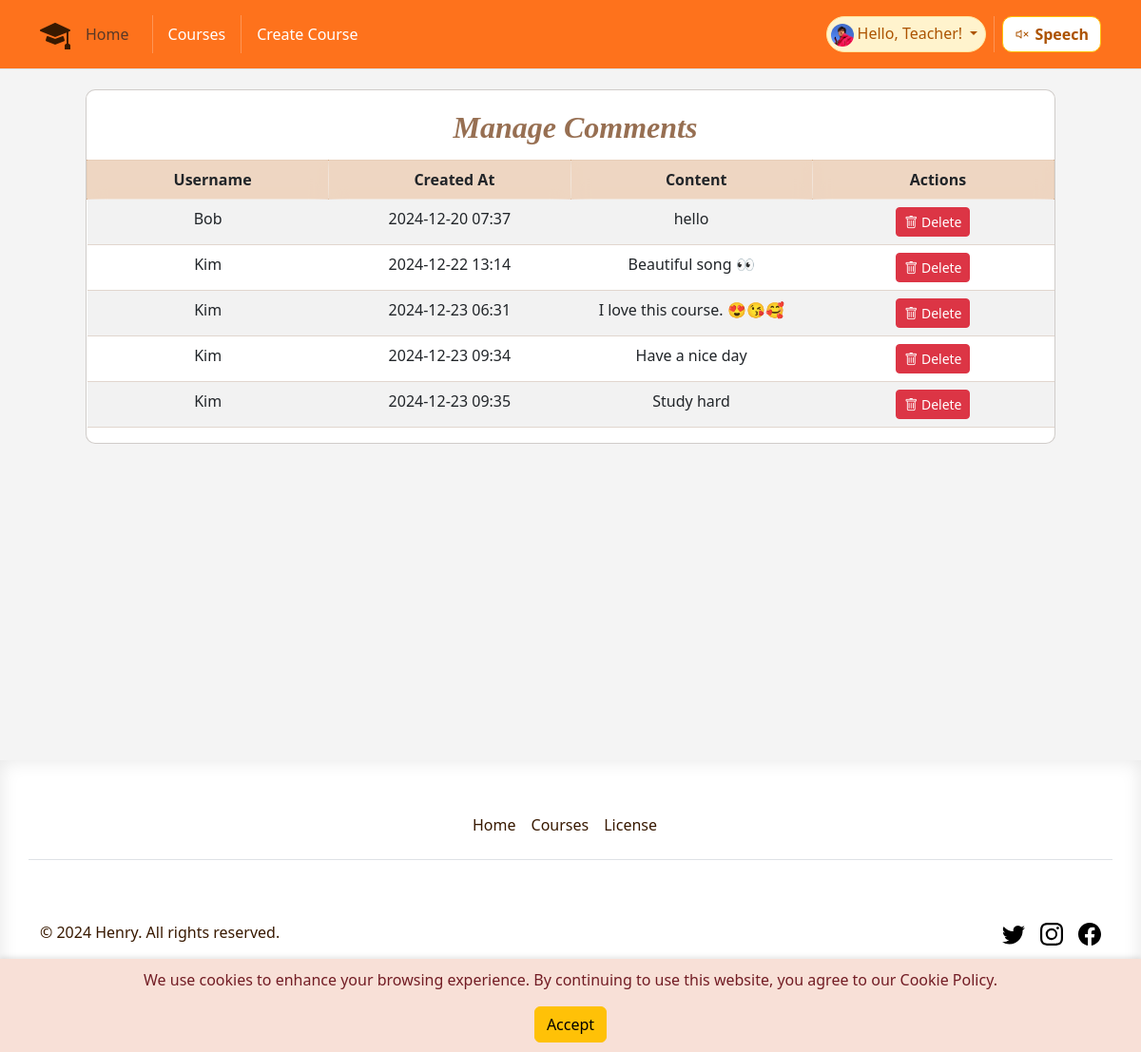
The app's page /comments/3 (signed in) with its own data.
### app/models.py (models this page shows, shortened)
class User(UserMixin, db.Model):
    id = db.Column(db.Integer, primary_key=True)
    username = db.Column(db.String(64), unique=True, nullable=False)
    email = db.Column(db.String(120), unique=True, nullable=False)
    password_hash = db.Column(db.String(128))
    joined_at = db.Column(db.DateTime, default=datetime.utcnow)
    role = db.Column(db.String(64), default='student')
    favorited_courses = db.relationship('Course',
                                        secondary=favorites,
                                        lazy='dynamic',
                                        backref=db.backref('favorited_by',
                                                           lazy='dynamic'))

class Comment(db.Model):
    id = db.Column(db.Integer, primary_key=True)
    content = db.Column(db.Text, nullable=False)
    created_at = db.Column(db.DateTime, default=datetime.utcnow)
    user_id = db.Column(db.Integer, db.ForeignKey('user.id'), nullable=False)
    course_id = db.Column(
        db.Integer, db.ForeignKey('course.id'), nullable=True)
    user = db.relationship('User', backref=db.backref('comments', lazy=True))

### app/routes.py (the view)
@main.route('/comments/<int:course_id>', methods=['GET'])
def course_comments(course_id):
    current_app.logger.info(
        f'Entering course_comments for course_id: {course_id}')
    course = Course.query.get_or_404(course_id)
    comments = Comment.query.filter_by(course_id=course.id).all()
    current_app.logger.info('Exiting course_comments')
    return render_template('course_comments.html', course=course,
                           comments=comments)

### app/models.py (called while the page is built)
@login_manager.user_loader
def load_user(id):
    return User.query.get(int(id))

### app/templates/course_comments.html (shortened to what this page needs)
{% extends 'base.html' %}
{% block content %}
<div class="mt-4 comment-box manager-comment-box">
    <div class="comment-tittle text-center">Manage Comments</div>
    {%if comments%}
    <table class="table table-striped">
        <thead>
            <tr>
                <th class="manager-comment">Username</th>
                <th class="manager-comment">Created At</th>
                <th class="manager-comment">Content</th>
                <th class="manager-comment">Actions</th>
            </tr>
        </thead>
        <tbody>
            {% for comment in comments %}
            <tr class="text-center">
                <td>{{ comment.user.username }}</td>
                <td>{{ comment.created_at.strftime('%Y-%m-%d %H:%M') }}</td>
                <td>{{ comment.content }}</td>
                <td>
                    <form action="{{ url_for('main.delete_comment', comment_id=comment.id) }}" method="POST"
                        style="display:inline;">
                        <button type="submit" class="btn btn-danger btn-sm"
                            onclick="return confirm('Are you sure you want to delete this comment?');">
                            <i class="bi bi-trash"></i> Delete
                        </button>
                    </form>
                </td>
            </tr>
            {% endfor %}
        </tbody>
    </table>
    {% else %}
    <div class="text-center no-comments">No comments</div>
    {% endif %}
</div>
{% endblock %}

### app/templates/base.html (shortened to what this page needs)
<!DOCTYPE html>
<html lang="en">
<head>
    <link rel="stylesheet" href="{{ url_for('static', filename='bootstrap/css/bootstrap.min.css') }}">
    <link rel="stylesheet" href="{{ url_for('static', filename='css/style.css') }}">
    <link rel="stylesheet" href="https://cdn.jsdelivr.net/npm/bootstrap-icons@1.10.0/font/bootstrap-icons.css">
</head>
<body onload=getD1()>
    <header class="p-3 mb-3 border-bottom fixed-top  ">
        <div class="container">
            <div class="d-flex flex-wrap align-items-center justify-content-center justify-content-lg-start">
                <a href="{{ url_for('main.index') }}"
                    class="d-flex align-items-center mb-2 mb-lg-0 link-body-emphasis text-decoration-none">
                    <i class="bi bi-mortarboard-fill logo" role="img"></i>
                </a>
                <ul class="nav col-12 col-lg-auto me-lg-auto mb-2 justify-content-center mb-md-0">
                    <li>
                        <a class="nav-link active text-muted" aria-current="page"
                            href="{{ url_for('main.index') }}">Home</a>
                    </li>
                    <li class="nav-item">
                    </li>
                    <li><a class="nav-link px-2 link-body-emphasis" href="{{ url_for('main.courses') }}">Courses</a>
                    </li>
                    {% if current_user.is_authenticated %}
                    {% if current_user.role== "teacher" or current_user.role == "manager" %}
                    <li class="nav-item">
                    </li>
                    <li><a class="nav-link px-2 link-body-emphasis" href="{{ url_for('main.create_course') }}">Create
                            Course</a>
                    </li>
                    {% endif %}
                    {% endif %}
                </ul>
                <div class="text-end d-flex ">
                    {% if current_user.is_authenticated %}
                    <div
                        class="dropdown text-endbadge d-flex align-items-center p-1 pe-2 text-warning-emphasis bg-warning-subtle border border-warning-subtle rounded-pill nav-drop">
                        <a href="#" class="d-block link-body-emphasis text-decoration-none dropdown-toggle"
                            data-bs-toggle="dropdown" aria-expanded="false">
                            <img class="rounded-circle me-1" width="24" height="24"
                                src="{{url_for('static', filename= 'image/user.jpg')}}" alt="">Hello, {{
                            current_user.username
                            }}!
                        </a>
                    </div>
                    {% else %}
                    <a class="nav log-button" href="{{ url_for('main.login_register') }}">Login</a>
                    {% endif %}
                    <li class="nav-item">
                    </li>
                    <div class=" text-end ">
                        <button id="readPage" class="btn btn-warning read-button">
                            <i id="speakerIcon" class="bi bi-volume-mute"></i>Speech
                        </button>
                    </div>
                </div>
            </div>
        </div>
    </header>
    <div id="cookie-warning" class="cookie-warning">
        <p>We use cookies to enhance your browsing experience. By continuing to use this website, you agree to our
            Cookie
            Policy.</p>
        <button id="accept-cookie" class="btn btn-warning">Accept</button>
    </div>
    <div class="main-box main-color ">
        {% block content %}{% endblock %}
    </div>
    <button onclick="topFunction()" id="movetop" title="Go to top" class="top_bottom">
    </button>
    <div class="footer-colour theme-font">
        <div class="container ">
            <footer class="py-5">
                <div class="row ">
                    <ul class="nav justify-content-center border-bottom pb-3 mb-3">
                        <li class="nav-item"><a href="{{ url_for('main.index') }}"
                                class="nav-link px-2 text-body-secondary">Home</a></li>
                        <li class="nav-item"><a href="{{ url_for('main.courses') }}"
                                class="nav-link px-2 text-body-secondary">Courses</a></li>
                        <li class="nav-item"><a href="https://www.cac.gov.cn/2017-06/01/c_1121068451.htm"
                                class="nav-link px-2 text-body-secondary" target="_blank">License</a></li>
                    </ul>
                </div>
                <div class="d-flex flex-column flex-sm-row justify-content-between py-4 my-4 ">
                    <p>&copy; 2024 Henry. All rights reserved.</p>
                    <ul class="list-unstyled d-flex">
                        <li class="ms-3 "><a class="link-body-emphasis" href="https://x.com/?lang=zh"
                                aria-label="Twitter" target="_blank"><svg class="bi" width="24" height="24">
                                    <use xlink:href="#twitter" />
                                </svg></a></li>
                        <li class="ms-3"><a class="link-body-emphasis" href="https://www.instagram.com"
                                aria-label="Instagram" target="_blank"><svg class="bi" width="24" height="24">
                                    <use xlink:href="#instagram" />
                                </svg></a></li>
                        <li class="ms-3"><a class="link-body-emphasis"
                                href="https://www.facebook.com/login/?next=https%3A%2F%2Fwww.facebook.com%2F%3Flocale%3Dzh_CN"
                                aria-label="Facebook" target="_blank"><svg class="bi" width="24" height="24">
                                    <use xlink:href="#facebook" />
                                </svg></a></li>
                    </ul>
                </div>
            </footer>
        </div>
    </div>
</body>
</html>

### app/static/css/style.css (style rules this page uses)
* { margin: 0; padding: 0; text-decoration: none !important; list-style: none; }
a { color: rgb(255, 190, 116); text-decoration: none; cursor: pointer; }
.theme-font { color: rgb(56, 25, 0); }
.main-color { background-color: rgba(0, 0, 0, 0.043); }
.cookie-warning { position: fixed; bottom: 0; width: 100%; background-color: #f8e0d7; color: #721c24; text-align: center; padding: 10px; box-shadow: 0 -2px 5px rgba(0, 0, 0, 0.1); z-index: 1000; }
.logo { font-size: 2rem; line-height: 100%; color: rgb(56, 25, 0); }
header { background-color: rgba(255, 98, 0, 0.885) !important; }
header a { color: white !important; }
.nav-drop a { color: rgb(172, 83, 0) !important; }
.fixed-top { position: fixed; top: 0; right: 0; left: 0; z-index: 1030; }
.read-button { font-weight: bold; border-radius: 10px; background-color: #ffffff; color: rgb(172, 83, 0); }
.read-button i { font-weight: bold; padding-right: 5px; font-size: 100%; color: rgb(172, 83, 0); }
.main-box { padding-top: 70px; min-height: 100vh; }
.table { border-color: #a98a7358; }
.top_bottom { width: 40px; height: 40px; background: rgba(255, 106, 0, 0.778); font-size: 2rem; line-height: 30px; text-align: center; color: rgb(255, 255, 255); position: fixed; bottom: 50px; right: 50px; border: #00ae3a00 2px solid; border-radius: 50%; }
.footer-colour { border-top: #03ffbc; box-shadow: inset 0 0 20px rgba(0, 0, 0, 0.1); }
.footer-colour a { color: rgb(56, 25, 0) !important; }
.comment-box { padding-top: 15px; background-color: #ecdea7a9; width: 100%; outline: none; text-indent: 10px; border: 1.5px solid rgba(88, 75, 64, 0.281); background-color: rgb(255, 255, 255); border-radius: 10px; backdrop-filter: blur(10px); }
.comment-tittle { font-size: 2rem; font-weight: 800; font-style: italic; margin-bottom: 10px; font-family: cursive; color: #682f04b0; }
.manager-comment-box { width: 85%; justify-content: center; align-items: center; margin: 0 auto; }
.manager-comment { padding-top: 15px; background-color: #e3bc9c9c !important; width: 25%; outline: none; text-indent: 10px; border: 1.5px solid rgba(170, 84, 9, 0.281); backdrop-filter: blur(10px); padding-bottom: 10px; text-align: center; }

### records on screen
User: username "Teacher"
Comment: user.username "Bob", created_at "2024-12-20 07:37", content "hello"
Comment: user.username "Kim", created_at "2024-12-22 13:14", content "Beautiful song 👀"
Comment: user.username "Kim", created_at "2024-12-23 06:31", content "I love this course. 😍😘🥰"
Comment: user.username "Kim", created_at "2024-12-23 09:34", content "Have a nice day"
Comment: user.username "Kim", created_at "2024-12-23 09:35", content "Study hard"
